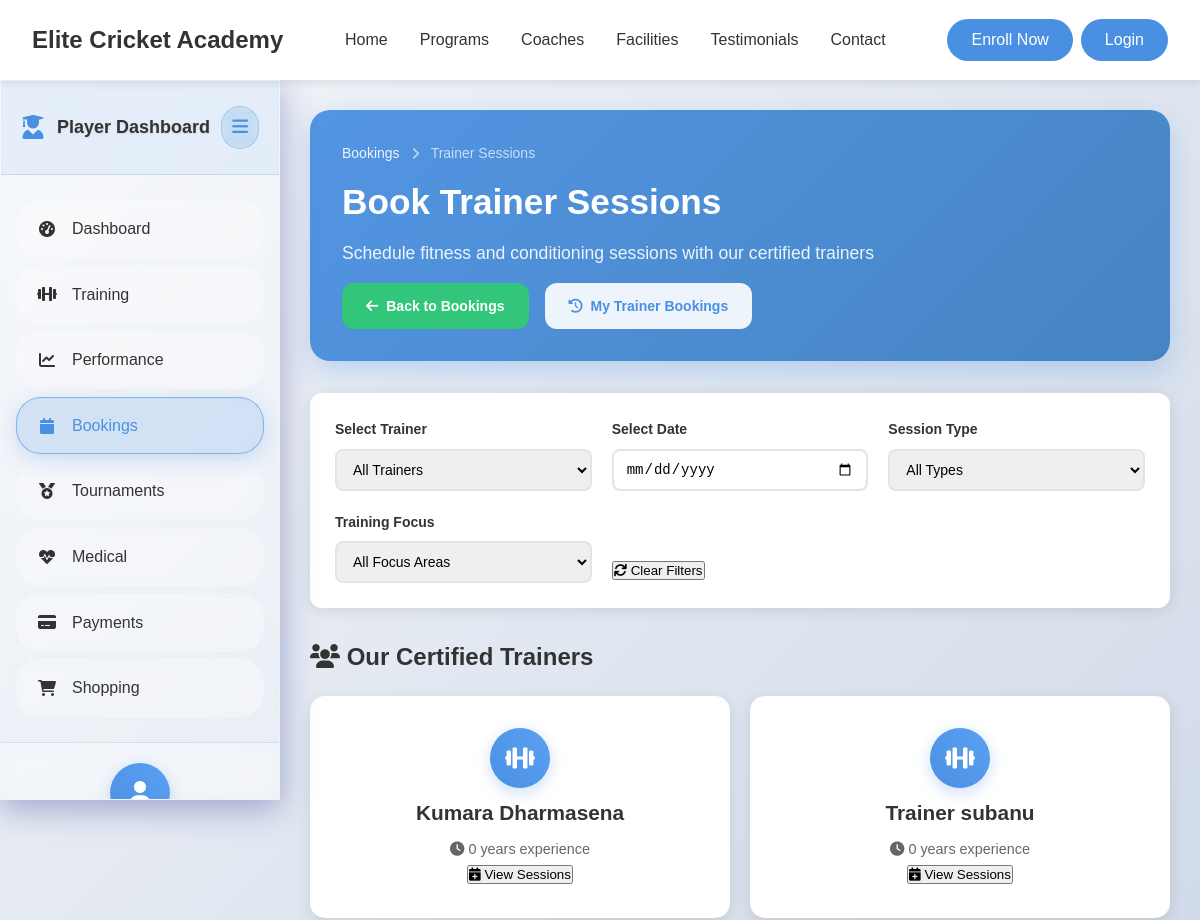
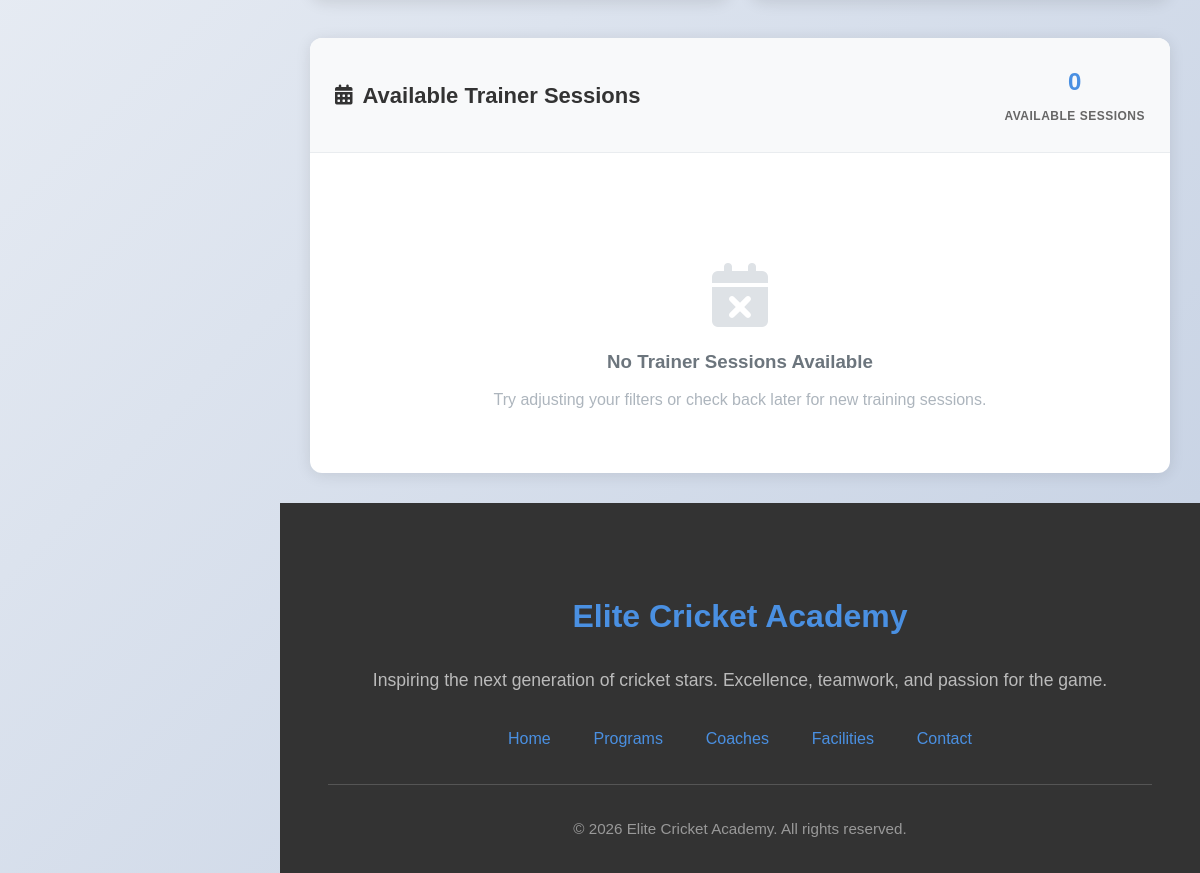
Page /player/trainer_sessions (signed in) on the committed database (2 pictures, top to bottom).
### tables this page shows
CREATE TABLE `trainerprofile` (
  `TrainerID` int(11) NOT NULL,
  `Experience` int(11) DEFAULT NULL COMMENT 'Years of experience',
  `Certifications` text DEFAULT NULL
);

CREATE TABLE `user` (
  `UserID` int(11) NOT NULL,
  `Name` varchar(255) NOT NULL,
  `DateOfBirth` date NOT NULL,
  `PhoneNumber` varchar(20) DEFAULT NULL,
  `Email` varchar(255) NOT NULL,
  `Address` text DEFAULT NULL,
  `School` varchar(255) DEFAULT NULL COMMENT 'School or educational institution',
  `Role` enum('Admin','ShopEmployee','Coach','Trainer','Player') NOT NULL,
  `Username` varchar(100) NOT NULL,
  `PasswordHash` varchar(255) NOT NULL,
  `DateJoined` datetime DEFAULT current_timestamp(),
  `Status` enum('active','inactive') DEFAULT 'active',
  `RequiresPasswordChange` tinyint(1) DEFAULT 0 COMMENT 'Force password change on first login',
  `PasswordChangeDeadline` datetime DEFAULT NULL COMMENT 'Deadline for mandatory password change',
  `LastLoginAt` datetime DEFAULT NULL COMMENT 'Track last successful login',
  `LoginAttempts` int(11) DEFAULT 0 COMMENT 'Failed login attempts counter',
  `AccountLockedUntil` datetime DEFAULT NULL COMMENT 'Account lock expiry time',
  `CreatedBy` int(11) DEFAULT NULL COMMENT 'Admin who created this user',
  `Notes` text DEFAULT NULL COMMENT 'Admin notes about the user',
  `ProfileImage` varchar(255) DEFAULT NULL COMMENT 'Relative path to user profile image (e.g., uploads/profile_images/profile_1_123456789.jpg)'
);

### app/views/player/trainer_sessions.php (the view, shortened to what the rows shown need)
<?php require_once APPROOT . '/views/inc/components/dashboard_header.php'; ?>
<link rel="stylesheet" href="<?php echo URLROOT; ?>/css/player/dashboard.css">
<link rel="stylesheet" href="<?php echo URLROOT; ?>/css/player/trainer-sessions.css">
<div class="player-layout">
    <div class="main-content">
        <div class="dashboard-header">
            <div class="header-content">
                <div class="header-text">
                    <h1>Book Trainer Sessions</h1>
                </div>
            </div>
        </div>
        <div class="trainers-overview">
            <h2><i class="fas fa-users"></i> Our Certified Trainers</h2>
            <div class="trainers-grid" id="trainers-grid">
                <?php if (!empty($data['trainers'])): ?>
                    <?php foreach ($data['trainers'] as $trainer): ?>
                    <div class="coach-card" data-trainer-id="<?= $trainer->trainer_id ?>">
                        <div class="coach-avatar">
                            <?php if (!empty($trainer->image) && $trainer->image !== 'default-profile.jpg'): ?>
                                <img src="<?php echo URLROOT; ?>/uploads/<?= htmlspecialchars($trainer->image) ?>" alt="<?= htmlspecialchars($trainer->name) ?>">
                            <?php else: ?>
                                <i class="fas fa-dumbbell"></i>
                            <?php endif; ?>
                        </div>
                        <div class="coach-info">
                            <h3><?= htmlspecialchars($trainer->name) ?></h3>
                            <p class="coach-experience"><i class="fas fa-clock"></i> <?= $trainer->experience_years ?? 0 ?> years experience</p>
                        </div>
                        <button class="btn btn-primary btn-sm" onclick="filterByTrainer(<?= $trainer->trainer_id ?>)">
                            <i class="fas fa-calendar-plus"></i> View Sessions
                        </button>
                    </div>
                    <?php endforeach; ?>
                <?php endif; ?>
            </div>
        </div>
        <div class="available-trainer-sessions">
            <div class="section-header">
                <h2><i class="fas fa-calendar-alt"></i> Available Trainer Sessions</h2>
            </div>
        </div>
    </div>
</div>
<?php require_once APPROOT . '/views/inc/components/footer.php'; ?>

### rows in the picture
trainerprofile: TrainerID.Name "Kumara Dharmasena", Experience "0"
trainerprofile: TrainerID.Name "Trainer subanu", Experience "0"

### other values in the picture
count($data['availableTrainerSlots'] ?? []) "0"
